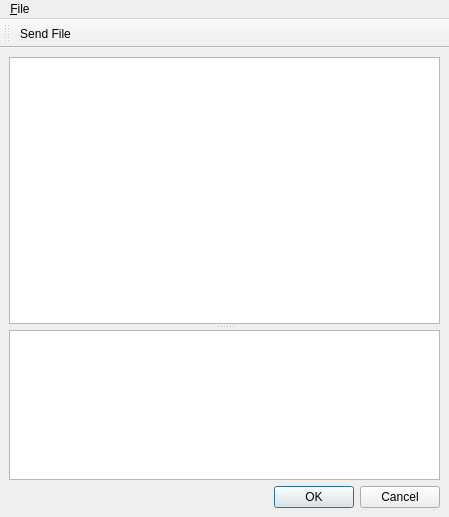
<?xml version="1.0" encoding="UTF-8"?>
<ui version="4.0">
 <class>AaServerWindowApp</class>
 <widget class="QMainWindow" name="AaServerWindowApp">
  <property name="geometry">
   <rect>
    <x>0</x>
    <y>0</y>
    <width>449</width>
    <height>517</height>
   </rect>
  </property>
  <property name="windowTitle">
   <string>MainWindow</string>
  </property>
  <widget class="QWidget" name="centralwidget">
   <layout class="QVBoxLayout" name="verticalLayout">
    <item>
     <widget class="QSplitter" name="splitter">
      <property name="orientation">
       <enum>Qt::Vertical</enum>
      </property>
      <property name="handleWidth">
       <number>6</number>
      </property>
      <widget class="QTextEdit" name="m_txtOutput"/>
      <widget class="QTextEdit" name="m_txtInput">
       <property name="maximumSize">
        <size>
         <width>16777215</width>
         <height>150</height>
        </size>
       </property>
      </widget>
     </widget>
    </item>
    <item>
     <widget class="QDialogButtonBox" name="buttonBox">
      <property name="standardButtons">
       <set>QDialogButtonBox::Cancel|QDialogButtonBox::Ok</set>
      </property>
     </widget>
    </item>
   </layout>
  </widget>
  <widget class="QMenuBar" name="menuBar">
   <property name="geometry">
    <rect>
     <x>0</x>
     <y>0</y>
     <width>449</width>
     <height>23</height>
    </rect>
   </property>
   <widget class="QMenu" name="menu_File">
    <property name="title">
     <string>&amp;File</string>
    </property>
    <addaction name="actionSend_File"/>
   </widget>
   <addaction name="menu_File"/>
  </widget>
  <widget class="QToolBar" name="toolBar">
   <property name="windowTitle">
    <string>toolBar</string>
   </property>
   <attribute name="toolBarArea">
    <enum>TopToolBarArea</enum>
   </attribute>
   <attribute name="toolBarBreak">
    <bool>false</bool>
   </attribute>
   <addaction name="actionSend_File"/>
  </widget>
  <action name="actionSend_File">
   <property name="icon">
    <iconset resource="../../icons/baseIcon.qrc">
     <normaloff>:/openFile</normaloff>:/openFile</iconset>
   </property>
   <property name="text">
    <string>Send File</string>
   </property>
  </action>
 </widget>
 <resources>
  <include location="../../icons/baseIcon.qrc"/>
 </resources>
 <connections/>
</ui>
